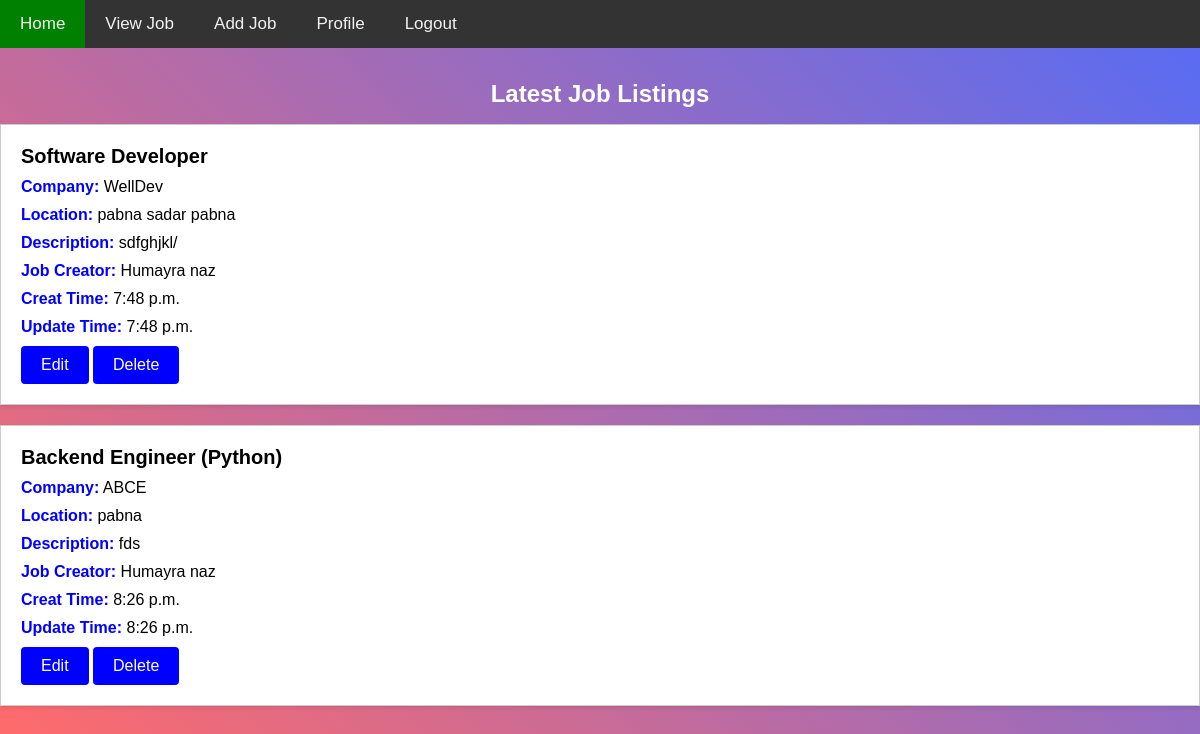
The page /viewjobPage/ (signed in) on the database its author committed.
### myapp/models.py (models this page shows, shortened)
class addjob_model(models.Model):
    jobTitle=models.CharField(max_length=100,null=True)
    companyName=models.CharField(max_length=100,null=True)
    description=models.TextField(max_length=100,null=True)
    location=models.CharField(max_length=100,null=True)
    job_creator=models.ForeignKey(customUser,on_delete=models.CASCADE,null=True)
    creat_time=models.TimeField(auto_now_add=True,null=True)
    update_time=models.TimeField(auto_now=True,null=True)

class customUser(AbstractUser):
    USER=[
        ('recruiter','Recruiter'),
        ('jobseeker','Jobseeker')
    ]
    display_name=models.CharField(max_length=100)
    email=models.EmailField(max_length=100,unique=True)
    password=models.CharField(max_length=100)
    confirm_password=models.CharField(max_length=100)
    user_type=models.CharField(choices=USER,max_length=100)
    profile_picture=models.ImageField(upload_to="media/profile_pic",null=True)
    def __str__(self):
        return self.display_name

### project/views.py (the view)
# urls.py: path('viewjobPage/', views.viewjobPage, name="viewjobPage"),
def viewjobPage(request):
    job=addjob_model.objects.all()
    return render(request,"viewjob.html",{"job":job})

### templates/viewjob.html (shortened to what this page needs)
{% extends "dashboard.html" %}
{% block content %}
<section class="job-listings">
    <h2 style="color: white">Latest Job Listings</h2>
    <ul>
    {% for i in job %}
        <li>
            <h3>{{i.jobTitle}}</h3>
            <p style="font-size: 16px;"><b style="color: blue">Company:</b> {{i.companyName}}</p>
            <p style="font-size: 16px;"><b style="color: blue">Location:</b> {{i.location}}</p>
            <p style="font-size: 16px;"><b style="color: blue">Description:</b> {{i.description}}</p>
            <p style="font-size: 16px;"><b style="color: blue">Job Creator:</b> {{i.job_creator}}</p>
            <p style="font-size: 16px;"><b style="color: blue">Creat Time:</b> {{i.creat_time}}</p>
            <p style="font-size: 16px;"><b style="color: blue">Update Time:</b> {{i.update_time}}</p>
            {% if user.user_type == "recruiter" and user.id == i.job_creator.id %}
            <a href="{% url "editPage" i.id%}">Edit</a>
            <a href="{% url "deletePage" i.id %}">Delete</a>
            {% endif %}
        </li>
        {% endfor %}
    </ul>
</section>
{% endblock content %}

### templates/dashboard.html (style rules this page uses)
* { margin: 0; padding: 0; box-sizing: border-box; }
.job-listings { margin: 2rem 0; }
.job-listings h2 { font-size: 24px; margin-bottom: 1rem; text-align: center; }
.job-listings ul { list-style: none; }
.job-listings li { background-color: #fff; border: 1px solid #ccc; padding: 20px; margin-bottom: 20px; box-shadow: 0 2px 4px rgba(0, 0, 0, 0.1); }
.job-listings h3 { font-size: 20px; margin-bottom: 10px; }
.job-listings p { font-size: 14px; margin-bottom: 10px; }
.job-listings a { background-color: blue; color: #fff; text-decoration: none; padding: 10px 20px; border-radius: 4px; display: inline-block; transition: background-color 0.3s; }
body { margin: 0; padding: 0; font-family: Arial, sans-serif; background: linear-gradient(45deg, #ff6b6b, #556cf6); }

### rows shown on the page
addjob_model: jobTitle "Software Developer", companyName "WellDev", location "pabna sadar pabna", description "sdfghjkl/", job_creator "Humayra naz", creat_time "7:48 p.m.", update_time "7:48 p.m.", shows "Edit"
addjob_model: jobTitle "Backend Engineer (Python)", companyName "ABCE", location "pabna", description "fds", job_creator "Humayra naz", creat_time "8:26 p.m.", update_time "8:26 p.m.", shows "Edit"
